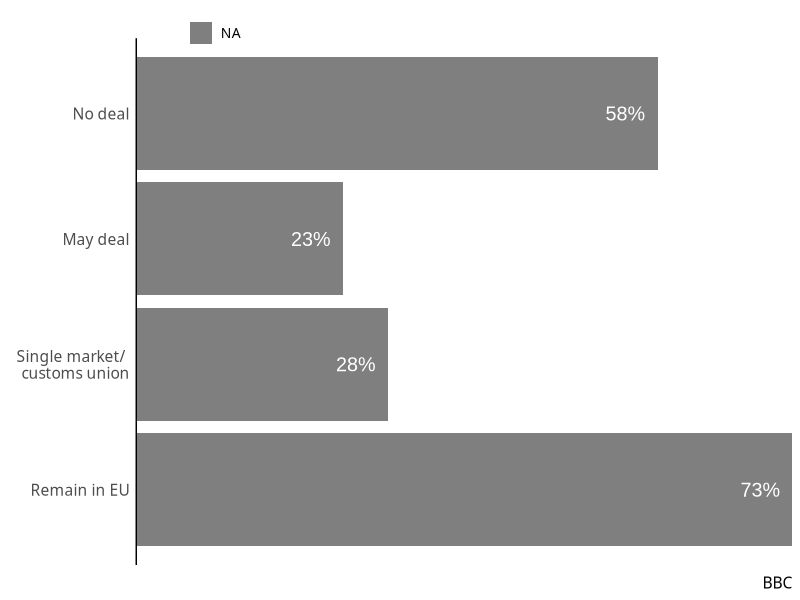

Write the R code that produced this figure.
## ---- chunk 1
knitr::opts_chunk$set(echo = TRUE)
## ---- chunk 2
Leave <- (c(rep("Remain in EU", 6), rep("Single market/ \n customs union", 17), rep("May deal", 14), rep("No deal", 51)))
toLeave <- cbind(Leave, rep("Voted Leave in 2016", length(Leave)))
Remain <- c(rep("Remain in EU", 67), rep("Single market/ \n customs union", 11), rep("May deal", 9), rep("No deal", 7))
toRemain <- cbind(Remain, rep("Voted Remain in 2016", length(Remain)))
Brexit <- as.data.frame(rbind(toLeave, toRemain))
colnames(Brexit) <- c("Statement", "Vote")
## ---- chunk 3
library(ggplot2)
positions <- c("Remain in EU", "Single market/ \n customs union", "May deal", "No deal")

ggplot(data = Brexit, aes(x = Statement, fill = factor(Vote, levels = rev(levels(Vote))))) +
  #zamiana czynnikow aby przy kazdej kategorii pokazywaly sie w wlasciwej kolejnosci
  geom_bar(position = position_dodge()) + #slupki kategorii pogrupowane wzgledem glosu i ulozone obok siebie
  scale_fill_manual( values = c("#990000", "#007399")) + #kolory dla glosow
  scale_x_discrete(limits = positions) + #ustalona kolejność prezentowanych kategorii (stanowiska)
  scale_y_continuous(expand = c(0, 0)) + #dzieki tej modyfikacji, słupki "dotykają" osi
  geom_text(aes(label = paste(..count.., "%", sep = "")), stat = 'count', position=position_dodge(0.9),
            hjust = 1.3, color = "white", family = "Arial", size = 5) + 
  #ustawienie wartosci na slupkach, wartosci dodano w taki sposob, ze wzgledu na 'imitacje' danych
  coord_flip() + #prezentacja wykresu horyzontalnie
  theme_bw() + #usuniecie szarego tła
  labs(title = "Remainers' and Leavers' preferred scenario", #dodanie tytułu
       x = element_blank(), #usunięcie nazwy osi "Statement"
       caption = "BBC") +  # prawie jak w oryginale;)
  theme(legend.position = c(0.12, 1.01),  # ustawienie legendy we właściwym miejscu
        legend.direction = "horizontal", # kolejne wyjasnienia kolorow maja byc wyswietlone obok siebie
        legend.title = element_blank(), # brak tytulu legendy
        legend.text = element_text(size = 10, family = "Short"), #modyfikacja tekstu zawartego w legendzie
        text = element_text(size = 14, family="Short"),#modyfikacja tekstu z lewej strony slupkow (kategorii)
        panel.border = element_blank(),  
        panel.grid.major = element_blank(),
        panel.grid.minor = element_blank(), # usuniecie ramki oraz linii pomocniczych
        plot.title = element_text(face = "bold", family = "Short", vjust = 2.5, hjust = 5),#modyfikacja tytulu
        axis.line = element_line(colour = "black"), # ustawienie koloru osi z lewej strony
        axis.title.x = element_blank(),
        axis.text.x = element_blank(),
        axis.ticks.x = element_blank(),
        axis.line.x = element_blank(),
        axis.ticks.y = element_blank()) #calkowite usuniecie dolnej osi oraz zaznaczen na osi pionowej
